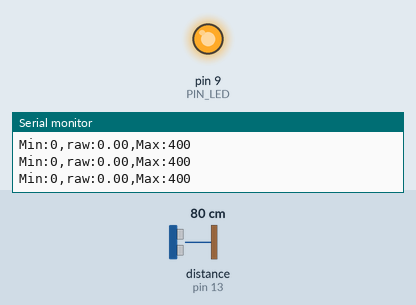
Simulated run of this sketch. Board: Arduino Uno, built with avr-gcc and run on an emulated ATmega328P. Parts: output pins drawn as LEDs (lit = HIGH), the last lines printed to the serial monitor. Wiring (inferred from the names in the program): ultrasonic range finder: trigger pin 12; echo pin 13. The test bench sets the inputs (shaded band); at power-on: distance to the obstacle (sensor on pin 13) 80 cm. The echo pulse lasts 58.3 µs per cm; pins used as bus, display or sensor lines are not drawn.

Above: at 1.2 s.
1.3 s: distance to the obstacle (sensor on pin 13) set to 18 cm
At 2.4 s:
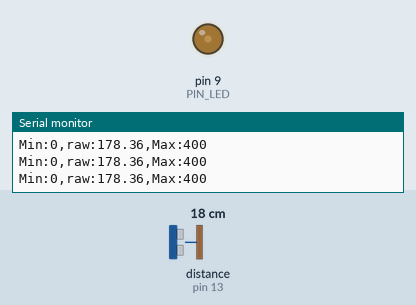
2.8 s: distance to the obstacle (sensor on pin 13) set to 2 cm
At 3.5 s:
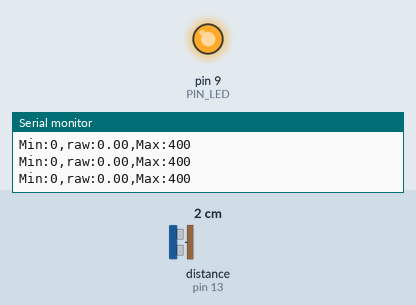
Timing chart, 0 to 5.8 s (numbered marks = the images above; inputs shaded):
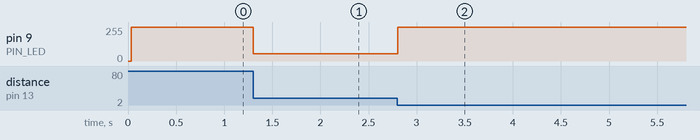

Measured:
- after the input at 1.3 s, pin 9 (PIN_LED): 255/255 → 55/255 at once
- after the input at 2.8 s, pin 9 (PIN_LED): 55/255 → 255/255 at once

The sketch:

08_example_2.ino
```cpp
// 밝기 조절을 위한 if 문과 reading_last 변수를 추가해 reading 값이 0인 경우에 reading_last값을 반환
// 결과 : reading 값이 100, 300과 정확히 일치하지 않으면 이전 값이  불빛은 작게라도 살아있다.
// Arduino pin assignment
#define PIN_LED 9
#define PIN_TRIG 12
#define PIN_ECHO 13

// configurable parameters
#define SND_VEL 346.0 // sound velocity at 24 celsius degree (unit: m/s)
#define INTERVAL 25 // sampling interval (unit: ms)
#define _DIST_MIN 100 // minimum distance to be measured (unit: mm)
#define _DIST_MAX 300 // maximum distance to be measured (unit: mm)

// global variables
float timeout; // unit: us
float dist_min, dist_max, dist_raw; // unit: mm
unsigned long last_sampling_time; // unit: ms
float scale; // used for pulse duration to distance conversion
int led_str;

void setup() {
// initialize GPIO pins
  pinMode(PIN_LED,OUTPUT);
  pinMode(PIN_TRIG,OUTPUT);
  digitalWrite(PIN_TRIG, LOW);
  pinMode(PIN_ECHO,INPUT);

// initialize USS related variables
  dist_min = _DIST_MIN; //100
  dist_max = _DIST_MAX; //300
  timeout = (INTERVAL / 2) * 1000.0; // precalculate pulseIn() timeout value. (unit: us)
  dist_raw = 0.0; // raw distance output from USS (unit: mm)
  scale = 0.001 * 0.5 * SND_VEL;

// initialize serial port
  Serial.begin(57600);

// initialize last sampling time
  last_sampling_time = 0;
}

void loop() {
// wait until next sampling time.
// millis() returns the number of milliseconds since the program started. Will overflow after 50 days.
  if(millis() < last_sampling_time + INTERVAL) return;

// get a distance reading from the USS
  dist_raw = USS_measure(PIN_TRIG,PIN_ECHO);

// output the read value to the serial port
  Serial.print("Min:0,");
  Serial.print("raw:");
  Serial.print(dist_raw);
  Serial.print(",");
  Serial.println("Max:400");

  if(dist_raw == 200) {
    led_str = 0;
  }
  else if(dist_raw > 200){
    led_str = (dist_raw - 200) * 2.55;
  }
  else{
    led_str = (200 - dist_raw) * 2.55;
  }

// turn on the LED if the distance is between dist_min and dist_max //수정
  if(dist_raw < dist_min || dist_raw > dist_max) {
    analogWrite(PIN_LED, 255);
  }
  else {
    analogWrite(PIN_LED, led_str);
  }
// do something here

// update last sampling time
  last_sampling_time += INTERVAL;
}

// get a distance reading from USS. return value is in millimeter.
float USS_measure(int TRIG, int ECHO)
{
  float reading;
  float reading_last;
  digitalWrite(TRIG, HIGH);
  delayMicroseconds(10);
  digitalWrite(TRIG, LOW);
  reading = pulseIn(ECHO, HIGH, timeout) * scale; // unit: mm
  if(reading < dist_min || reading > dist_max) reading = 0;// return 0 when out of range.
  if(reading == 0) reading = reading_last;
  return reading;
  return reading_last;
  // Pulse duration to distance conversion example (target distance = 17.3m)
  // - round trip distance: 34.6m
  // - expected pulse duration: 0.1 sec, or 100,000us
  // - pulseIn(ECHO, HIGH, timeout) * 0.001 * 0.5 * SND_VEL
  //           = 100,000 micro*sec * 0.001 milli/micro * 0.5 * 346 meter/sec
  //           = 100,000 * 0.001 * 0.5 * 346 * micro * sec * milli * meter
  //                                           ----------------------------
  //                                           micro * sec
  //           = 100 * 173 milli*meter = 17,300 mm = 17.3m
  // pulseIn() returns microseconds.
}
```
